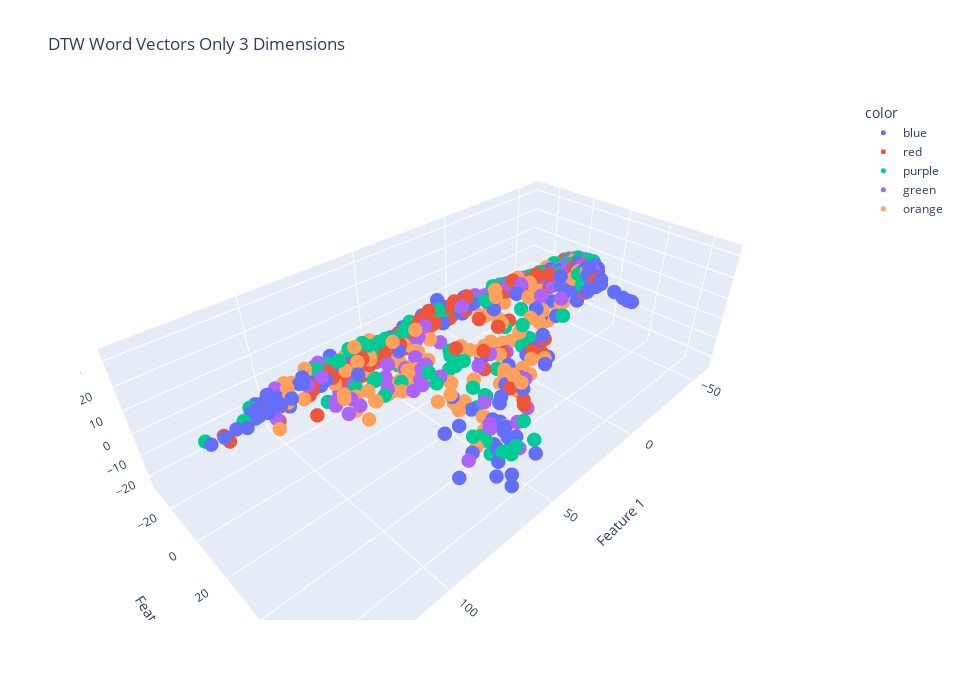
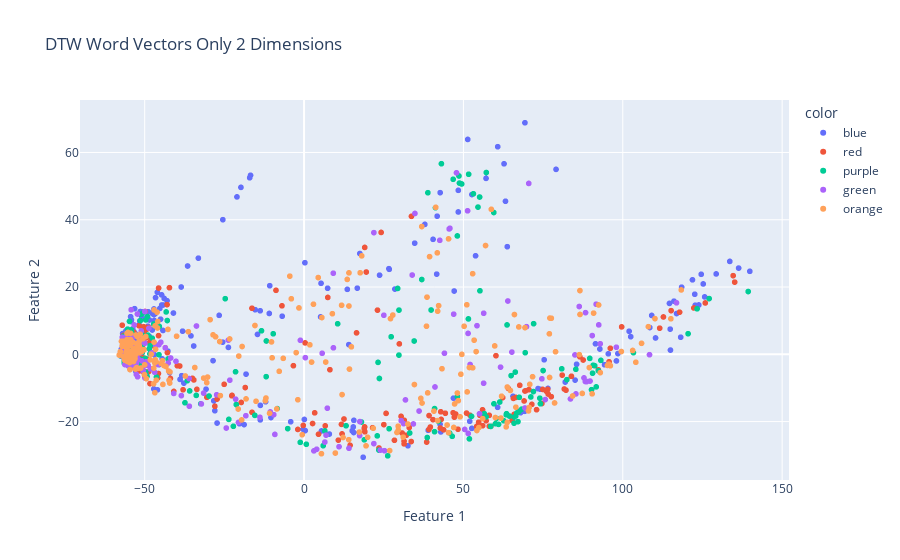

The code cell stored with these charts, in order, in its notebook:
### Markdown cell above
## Supervised labels for file 'Rhyme_Words.wav'

### Code cell
dtw_matrix_sup = np.array(dtw_matrix_sup)
dim_red_sup = PCA(n_components=3)
dim_red_sup.fit(dtw_matrix_sup)
print("The explained variance by each PCA component  is ", dim_red_sup.explained_variance_ratio_)
first_components_idxs = np.argsort(np.abs(dim_red_sup.components_[0]))[::-1]
second_components_idxs = np.argsort(np.abs(dim_red_sup.components_[1]))[::-1]
third_components_idxs = np.argsort(np.abs(dim_red_sup.components_[2]))[::-1]

print("The 1st PCA component expressed as a linear combination of the original features (columns): ")
print(dim_red_sup.components_[0][first_components_idxs[0]], " of component ", first_components_idxs[0])
print(dim_red_sup.components_[0][first_components_idxs[1]], " of component ", first_components_idxs[1])
print(dim_red_sup.components_[0][first_components_idxs[2]], " of component ", first_components_idxs[2])

print("The 2nd PCA component expressed as a linear combination of the original features (columns): ")
print(dim_red_sup.components_[1][second_components_idxs[0]], " of component ", second_components_idxs[0])
print(dim_red_sup.components_[1][second_components_idxs[1]], " of component ", second_components_idxs[1])
print(dim_red_sup.components_[1][second_components_idxs[2]], " of component ", second_components_idxs[2])

print("The 3rd PCA component expressed as a linear combination of the original features (columns): ")
print(dim_red_sup.components_[2][third_components_idxs[0]], " of component ", third_components_idxs[0])
print(dim_red_sup.components_[2][third_components_idxs[1]], " of component ", third_components_idxs[1])
print(dim_red_sup.components_[2][third_components_idxs[2]], " of component ", third_components_idxs[2])

threeD_vectors_sup = dim_red_sup.transform(dtw_matrix_sup)
visualize_3d(threeD_vectors_sup, "DTW Word Vectors Only 3 Dimensions", colors)
twoD_vectors_sup = threeD_vectors_sup[:, 0:2]
visualize_2d(twoD_vectors_sup, "DTW Word Vectors Only 2 Dimensions", colors)

# If you experience the error "Mime type rendering requires nbformat>=4.2.0 but it is not installed"
# Type the following in the terminal: "pip install --upgrade nbformat"
# Then, restart the kernal and re-runn the cells

### Figure 1 — Plotly figure (JSON) as saved in the notebook; plotly's stock layout.template omitted (floating-point values rounded to 4 significant figures; data arrays with more than 128 entries replaced by an {"elided": "..."} marker saying what was removed)
{"data": [{"hovertemplate": "color=blue<br>Feature 1=%{x}<br>Feature 2=%{y}<br>Feature 3=%{z}<extra></extra>", "legendgroup": "blue", "marker": {"color": "#636efa", "size": 5, "symbol": "circle"}, "mode": "markers", "name": "blue", "scene": "scene", "showlegend": true, "type": "scatter3d", "x": {"elided": "235 float values"}, "y": {"elided": "235 float values"}, "z": {"elided": "235 float values"}}, {"hovertemplate": "color=red<br>Feature 1=%{x}<br>Feature 2=%{y}<br>Feature 3=%{z}<extra></extra>", "legendgroup": "red", "marker": {"color": "#EF553B", "size": 5, "symbol": "circle"}, "mode": "markers", "name": "red", "scene": "scene", "showlegend": true, "type": "scatter3d", "x": {"elided": "194 float values"}, "y": {"elided": "194 float values"}, "z": {"elided": "194 float values"}}, {"hovertemplate": "color=purple<br>Feature 1=%{x}<br>Feature 2=%{y}<br>Feature 3=%{z}<extra></extra>", "legendgroup": "purple", "marker": {"color": "#00cc96", "size": 5, "symbol": "circle"}, "mode": "markers", "name": "purple", "scene": "scene", "showlegend": true, "type": "scatter3d", "x": {"elided": "194 float values"}, "y": {"elided": "194 float values"}, "z": {"elided": "194 float values"}}, {"hovertemplate": "color=green<br>Feature 1=%{x}<br>Feature 2=%{y}<br>Feature 3=%{z}<extra></extra>", "legendgroup": "green", "marker": {"color": "#ab63fa", "size": 5, "symbol": "circle"}, "mode": "markers", "name": "green", "scene": "scene", "showlegend": true, "type": "scatter3d", "x": {"elided": "153 float values"}, "y": {"elided": "153 float values"}, "z": {"elided": "153 float values"}}, {"hovertemplate": "color=orange<br>Feature 1=%{x}<br>Feature 2=%{y}<br>Feature 3=%{z}<extra></extra>", "legendgroup": "orange", "marker": {"color": "#FFA15A", "size": 5, "symbol": "circle"}, "mode": "markers", "name": "orange", "scene": "scene", "showlegend": true, "type": "scatter3d", "x": {"elided": "250 float values"}, "y": {"elided": "250 float values"}, "z": {"elided": "250 float values"}}], "layout": {"height": 700, "legend": {"title": {"text": "color"}, "tracegroupgap": 0}, "scene": {"domain": {"x": [0, 1], "y": [0, 1]}, "xaxis": {"title": {"text": "Feature 1"}}, "yaxis": {"title": {"text": "Feature 2"}}, "zaxis": {"title": {"text": "Feature 3"}}}, "title": {"text": "DTW Word Vectors Only 3 Dimensions"}, "width": 960}}

### Figure 2 — Plotly figure (JSON) as saved in the notebook; plotly's stock layout.template omitted (floating-point values rounded to 4 significant figures; data arrays with more than 128 entries replaced by an {"elided": "..."} marker saying what was removed)
{"data": [{"hovertemplate": "color=blue<br>Feature 1=%{x}<br>Feature 2=%{y}<extra></extra>", "legendgroup": "blue", "marker": {"color": "#636efa", "symbol": "circle"}, "mode": "markers", "name": "blue", "showlegend": true, "type": "scattergl", "x": {"elided": "235 float values"}, "xaxis": "x", "y": {"elided": "235 float values"}, "yaxis": "y"}, {"hovertemplate": "color=red<br>Feature 1=%{x}<br>Feature 2=%{y}<extra></extra>", "legendgroup": "red", "marker": {"color": "#EF553B", "symbol": "circle"}, "mode": "markers", "name": "red", "showlegend": true, "type": "scattergl", "x": {"elided": "194 float values"}, "xaxis": "x", "y": {"elided": "194 float values"}, "yaxis": "y"}, {"hovertemplate": "color=purple<br>Feature 1=%{x}<br>Feature 2=%{y}<extra></extra>", "legendgroup": "purple", "marker": {"color": "#00cc96", "symbol": "circle"}, "mode": "markers", "name": "purple", "showlegend": true, "type": "scattergl", "x": {"elided": "194 float values"}, "xaxis": "x", "y": {"elided": "194 float values"}, "yaxis": "y"}, {"hovertemplate": "color=green<br>Feature 1=%{x}<br>Feature 2=%{y}<extra></extra>", "legendgroup": "green", "marker": {"color": "#ab63fa", "symbol": "circle"}, "mode": "markers", "name": "green", "showlegend": true, "type": "scattergl", "x": {"elided": "153 float values"}, "xaxis": "x", "y": {"elided": "153 float values"}, "yaxis": "y"}, {"hovertemplate": "color=orange<br>Feature 1=%{x}<br>Feature 2=%{y}<extra></extra>", "legendgroup": "orange", "marker": {"color": "#FFA15A", "symbol": "circle"}, "mode": "markers", "name": "orange", "showlegend": true, "type": "scattergl", "x": {"elided": "250 float values"}, "xaxis": "x", "y": {"elided": "250 float values"}, "yaxis": "y"}], "layout": {"legend": {"title": {"text": "color"}, "tracegroupgap": 0}, "title": {"text": "DTW Word Vectors Only 2 Dimensions"}, "xaxis": {"anchor": "y", "domain": [0, 1], "title": {"text": "Feature 1"}}, "yaxis": {"anchor": "x", "domain": [0, 1], "title": {"text": "Feature 2"}}}}
